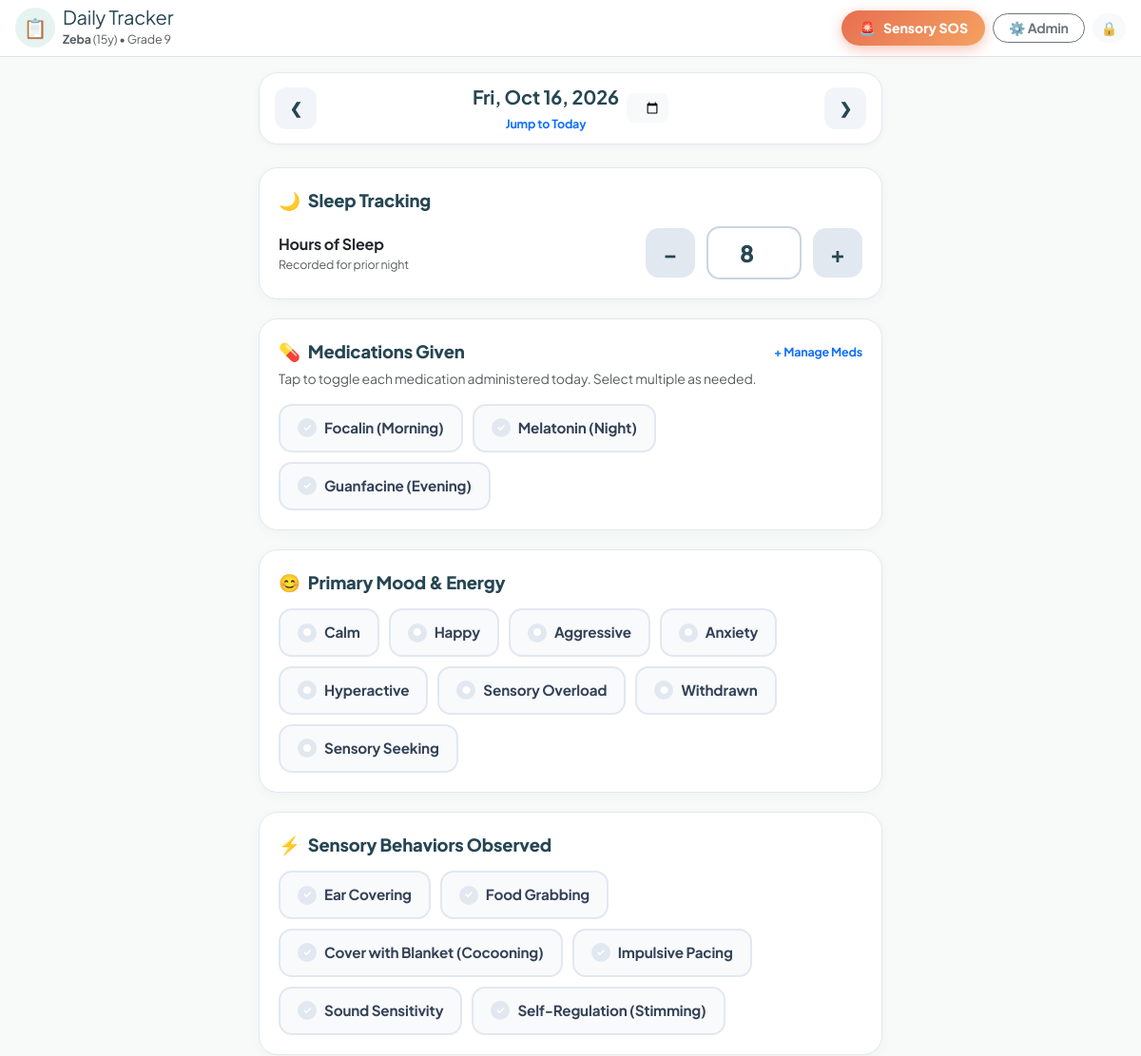
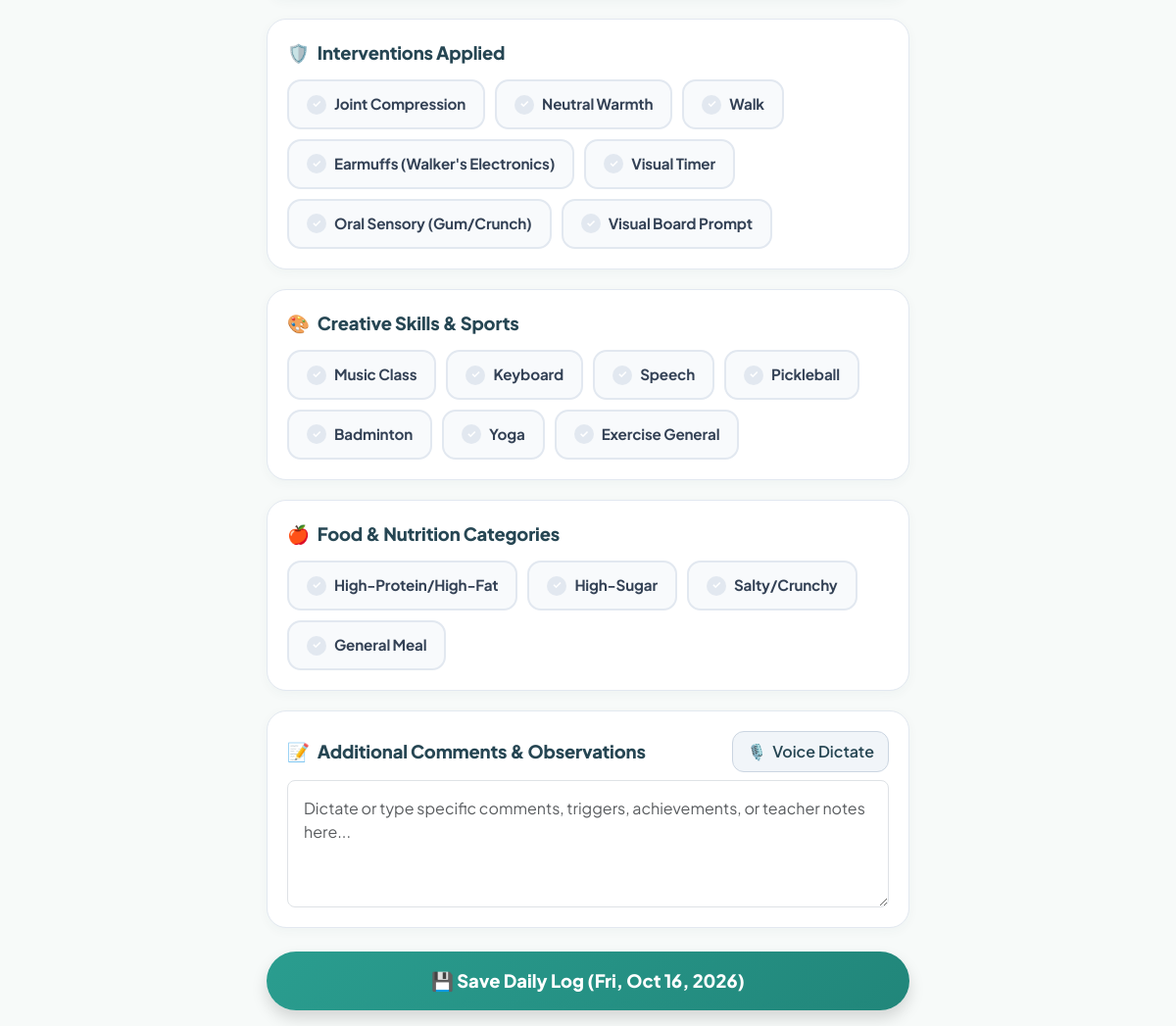
Screenshot of /index.php?date=2026-10-16 (signed in) with the database file from the repository (2 pictures, top to bottom).
### tables this page shows
CREATE TABLE IF NOT EXISTS `master_settings` (
  `id` INT AUTO_INCREMENT PRIMARY KEY,
  `z_name` VARCHAR(100) NOT NULL,
  `z_age` INT NOT NULL,
  `z_class` VARCHAR(100) NOT NULL,
  `z_school` VARCHAR(255) NOT NULL
);

CREATE TABLE IF NOT EXISTS `master_lists` (
  `id` INT AUTO_INCREMENT PRIMARY KEY,
  `category` ENUM('mood', 'medication', 'food', 'behavior', 'intervention', 'exercise', 'activity') NOT NULL,
  `item_name` VARCHAR(255) NOT NULL,
  `is_active` TINYINT(1) DEFAULT 1
);

### index.php (the view, shortened to what the rows shown need)
<?php
require_once __DIR__ . '/config.php';
require_once __DIR__ . '/auth.php';
$pdo = get_db_connection();
$selectedDate = $_GET['date'] ?? date('Y-m-d');
$logStmt = $pdo->prepare("SELECT * FROM z_logs WHERE log_date = ?");
$logStmt->execute([$selectedDate]);
$currentLog = $logStmt->fetch() ?: [];
$selectedMood = $currentLog['overall_mood'] ?? '';
$savedSleep = isset($currentLog['sleep_hours']) ? floatval($currentLog['sleep_hours']) : 8.0;
$savedMeds = !empty($currentLog['medications_json']) ? (json_decode($currentLog['medications_json'], true) ?: []) : [];
$savedBehaviors = !empty($currentLog['sensory_behavior_json']) ? (json_decode($currentLog['sensory_behavior_json'], true) ?: []) : [];
$savedInterventions = !empty($currentLog['interventions_json']) ? (json_decode($currentLog['interventions_json'], true) ?: []) : [];
$savedActivities = !empty($currentLog['activities_json']) ? (json_decode($currentLog['activities_json'], true) ?: []) : [];
$savedNotes = $currentLog['notes'] ?? '';
$masterLists = get_master_list_items($pdo, true);
require_once __DIR__ . '/header.php';
?>
<main class="container py-3" style="max-width: 680px;">
    <?php if (is_teacher()): ?>
        <div class="teacher-summary-container">
            <div class="tracker-section-card">
                <div class="section-title">
                    <span>🌟</span> Mood & Sleep
                </div>
                <div class="row g-3">
                    <div class="col-6">
                        <div class="p-3 bg-light rounded-3 text-center">
                            <div class="text-muted small">Primary Mood</div>
                            <div class="fs-4 fw-bold text-primary mt-1">
                                <?= !empty($selectedMood) ? htmlspecialchars($selectedMood) : '<span class="text-muted fs-6">Not Logged</span>' ?>
                            </div>
                        </div>
                    </div>
                    <div class="col-6">
                        <div class="p-3 bg-light rounded-3 text-center">
                            <div class="text-muted small">Sleep Hours</div>
                            <div class="fs-4 fw-bold text-dark mt-1">
                                <?= $savedSleep > 0 ? htmlspecialchars($savedSleep) . ' hrs' : '<span class="text-muted fs-6">Not Logged</span>' ?>
                            </div>
                        </div>
                    </div>
                </div>
            </div>
            <div class="tracker-section-card">
                <div class="section-title">
                    <span>💊</span> Medications Administered
                </div>
                <?php if (!empty($savedMeds)): ?>
                    <div class="d-flex flex-wrap gap-2">
                        <?php foreach ($savedMeds as $med): ?>
                            <span class="badge bg-success-subtle text-success-emphasis border border-success-subtle p-2 fs-6 rounded-3">
                                ✓ <?= htmlspecialchars($med) ?>
                            </span>
                        <?php endforeach; ?>
                    </div>
                <?php else: ?>
                    <p class="text-muted mb-0 small fst-italic">No medications marked as administered for this date.</p>
                <?php endif; ?>
            </div>
            <div class="tracker-section-card">
                <div class="section-title">
                    <span>⚡</span> Sensory Behaviors Observed
                </div>
                <?php if (!empty($savedBehaviors)): ?>
                    <div class="d-flex flex-wrap gap-2">
                        <?php foreach ($savedBehaviors as $b): ?>
                            <span class="badge bg-warning-subtle text-warning-emphasis border border-warning-subtle p-2 rounded-3">
                                <?= htmlspecialchars($b) ?>
                            </span>
                        <?php endforeach; ?>
                    </div>
                <?php else: ?>
                    <p class="text-muted mb-0 small fst-italic">No sensory behaviors logged.</p>
                <?php endif; ?>
            </div>
            <div class="tracker-section-card">
                <div class="section-title">
                    <span>🛡️</span> Support Interventions Applied
                </div>
                <?php if (!empty($savedInterventions)): ?>
                    <div class="d-flex flex-wrap gap-2">
                        <?php foreach ($savedInterventions as $i): ?>
                            <span class="badge bg-info-subtle text-info-emphasis border border-info-subtle p-2 rounded-3">
                                ✓ <?= htmlspecialchars($i) ?>
                            </span>
                        <?php endforeach; ?>
                    </div>
                <?php else: ?>
                    <p class="text-muted mb-0 small fst-italic">No interventions logged.</p>
                <?php endif; ?>
            </div>
            <div class="tracker-section-card">
                <div class="section-title">
                    <span>🎨</span> Activities & Exercise
                </div>
                <?php if (!empty($savedActivities)): ?>
                    <div class="d-flex flex-wrap gap-2">
                        <?php foreach ($savedActivities as $a): ?>
                            <span class="badge bg-purple-subtle text-primary border p-2 rounded-3">
                                <?= htmlspecialchars($a) ?>
                            </span>
                        <?php endforeach; ?>
                    </div>
                <?php else: ?>
                    <p class="text-muted mb-0 small fst-italic">No activities logged.</p>
                <?php endif; ?>
            </div>
            <div class="tracker-section-card">
                <div class="section-title">
                    <span>📝</span> Daily Narrative & Notes
                </div>
                <?php if (!empty($savedNotes)): ?>
                    <div class="p-3 bg-light rounded-3 text-secondary" style="white-space: pre-wrap; font-size: 0.95rem;">
                        <?= nl2br(htmlspecialchars($savedNotes)) ?>
                    </div>
                <?php else: ?>
                    <p class="text-muted mb-0 small fst-italic">No additional notes recorded for this date.</p>
                <?php endif; ?>
            </div>
        </div>
    <?php else: ?>
        <form method="POST" action="index.php?date=<?= $selectedDate ?>" id="dailyLogForm">
            <div class="tracker-section-card">
                <div class="toggle-pills-grid">
                    <?php
                    $medList = $masterLists['medication'] ?? [];
                    if (!empty($medList)):
                        foreach ($medList as $med):
                            $name = $med['item_name'];
                    ?>
                        <label class="toggle-pill-item pill-medication">
                            <span class="pill-label">
                                <span class="pill-check-icon">✓</span>
                                <?= htmlspecialchars($name) ?>
                            </span>
                        </label>
                    <?php
                        endforeach;
                    else:
                    ?>
                        <div class="alert alert-light text-muted small border mb-0">
                            No active medications configured. <a href="admin.php#tab-medication">Add medications here</a>.
                        </div>
                    <?php endif; ?>
                </div>
            </div>
            <div class="tracker-section-card">
                <div class="toggle-pills-grid">
                    <?php
                    $moodList = $masterLists['mood'] ?? [];
                    foreach ($moodList as $mood):
                        $name = $mood['item_name'];
                    ?>
                        <label class="toggle-pill-item pill-mood">
                            <span class="pill-label">
                                <span class="pill-check-icon">●</span>
                                <?= htmlspecialchars($name) ?>
                            </span>
                        </label>
                    <?php endforeach; ?>
                </div>
            </div>
            <div class="tracker-section-card">
                <div class="toggle-pills-grid">
                    <?php
                    $behaviorList = $masterLists['behavior'] ?? [];
                    foreach ($behaviorList as $beh):
                        $name = $beh['item_name'];
                    ?>
                        <label class="toggle-pill-item pill-behavior">
                            <span class="pill-label">
                                <span class="pill-check-icon">✓</span>
                                <?= htmlspecialchars($name) ?>
                            </span>
                        </label>
                    <?php endforeach; ?>
                </div>
            </div>
            <div class="tracker-section-card">
                <div class="toggle-pills-grid">
                    <?php
                    $intList = $masterLists['intervention'] ?? [];
                    foreach ($intList as $int):
                        $name = $int['item_name'];
                    ?>
                        <label class="toggle-pill-item pill-intervention">
                            <span class="pill-label">
                                <span class="pill-check-icon">✓</span>
                                <?= htmlspecialchars($name) ?>
                            </span>
                        </label>
                    <?php endforeach; ?>
                </div>
            </div>
            <div class="tracker-section-card">
                <div class="toggle-pills-grid">
                    <?php
                    $acts = array_merge($masterLists['activity'] ?? [], $masterLists['exercise'] ?? []);
                    foreach ($acts as $act):
                        $name = $act['item_name'];
                    ?>
                        <label class="toggle-pill-item pill-activity">
                            <span class="pill-label">
                                <span class="pill-check-icon">✓</span>
                                <?= htmlspecialchars($name) ?>
                            </span>
                        </label>
                    <?php endforeach; ?>
                </div>
            </div>
            <div class="tracker-section-card">
                <div class="toggle-pills-grid">
                    <?php
                    $foodList = $masterLists['food'] ?? [];
                    foreach ($foodList as $f):
                        $name = $f['item_name'];
                    ?>
                        <label class="toggle-pill-item pill-food">
                            <span class="pill-label">
                                <span class="pill-check-icon">✓</span>
                                <?= htmlspecialchars($name) ?>
                            </span>
                        </label>
                    <?php endforeach; ?>
                </div>
            </div>
        </form>
    <?php endif; ?>
</main>
</body>
</html>

### header.php (shortened to what the rows shown need)
<?php
require_once __DIR__ . '/config.php';
require_once __DIR__ . '/auth.php';
$pdo = get_db_connection();
$settings = get_master_settings($pdo);
?>
<!DOCTYPE html>
<html lang="en">
<head>
    <link href="https://cdn.jsdelivr.net/npm/bootstrap@5.3.3/dist/css/bootstrap.min.css" rel="stylesheet">
    <link rel="stylesheet" href="assets/css/style.css">
</head>
<body class="bg-warm-light">
<header class="navbar navbar-expand bg-white border-bottom sticky-top py-2 px-3 shadow-xs">
    <div class="container-fluid px-0 d-flex justify-content-between align-items-center">
        <div class="d-flex align-items-center gap-2">
            <a href="index.php" class="text-decoration-none">
                <div class="d-flex align-items-center gap-2">
                    <div>
                        <div class="fw-800 text-slate lh-1 fs-5">Daily Tracker</div>
                        <div class="text-muted x-small mt-1">
                            <strong><?= htmlspecialchars($settings['z_name']) ?></strong> (<?= htmlspecialchars($settings['z_age']) ?>y) &bull; <?= htmlspecialchars($settings['z_class']) ?>
                        </div>
                    </div>
                </div>
            </a>
        </div>
    </div>
</header>

### rows the page displays
master_settings: z_name "Zeba", z_age "15", z_class "Grade 9"
master_lists: item_name "Focalin (Morning)"
master_lists: item_name "Melatonin (Night)"
master_lists: item_name "Guanfacine (Evening)"
master_lists: item_name "Calm"
master_lists: item_name "Happy"
master_lists: item_name "Aggressive"
master_lists: item_name "Anxiety"
master_lists: item_name "Hyperactive"
master_lists: item_name "Sensory Overload"
master_lists: item_name "Withdrawn"
master_lists: item_name "Sensory Seeking"
master_lists: item_name "Ear Covering"
master_lists: item_name "Food Grabbing"
master_lists: item_name "Cover with Blanket (Cocooning)"
master_lists: item_name "Impulsive Pacing"
master_lists: item_name "Sound Sensitivity"
master_lists: item_name "Self-Regulation (Stimming)"
master_lists: item_name "Joint Compression"
master_lists: item_name "Neutral Warmth"
master_lists: item_name "Walk"
master_lists: item_name "Earmuffs (Walker's Electronics)"
master_lists: item_name "Visual Timer"
master_lists: item_name "Oral Sensory (Gum/Crunch)"
master_lists: item_name "Visual Board Prompt"
master_lists: item_name "Music Class"
master_lists: item_name "Keyboard"
master_lists: item_name "Speech"
master_lists: item_name "Pickleball"
master_lists: item_name "Badminton"
master_lists: item_name "Yoga"
master_lists: item_name "Exercise General"
master_lists: item_name "High-Protein/High-Fat"
master_lists: item_name "High-Sugar"
master_lists: item_name "Salty/Crunchy"
master_lists: item_name "General Meal"

### other values shown
$displayDate "Fri, Oct 16, 2026"
